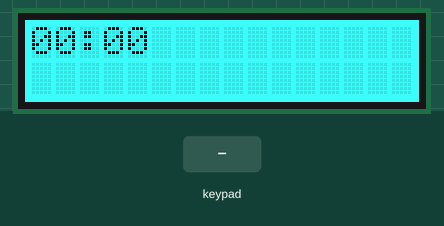
This sketch was run on a simulated Arduino Uno, built with avr-gcc and run on an emulated ATmega328P. Parts: 16×2 character LCD. Inputs (shaded band) come from the test bench. What the sketch prints to the serial monitor is not drawn.

Above: at 1.2 s.
1.3 s: key 'S' pressed
At 2.3 s:
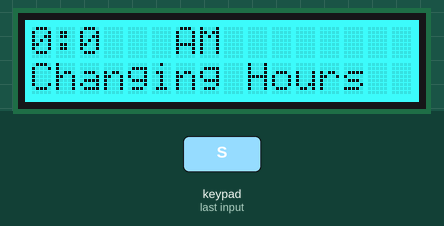
2.8 s: key 'R' pressed
At 4.0 s:
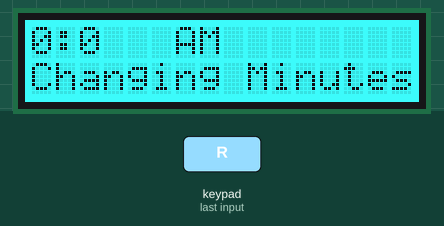
4.5 s: key 'L' pressed
At 4.63 s:
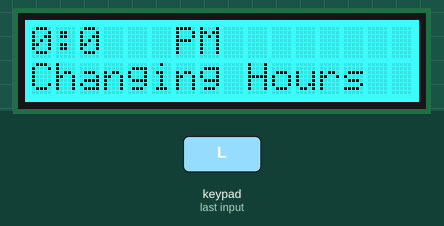
Timing chart, 0 to 7.5 s (numbered marks = the images above; inputs shaded):
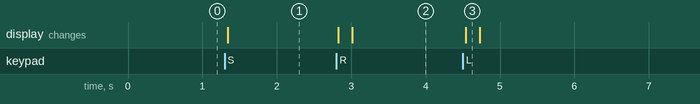

The sketch:

hw.ino
```cpp
#include <Wire.h>
#include <Adafruit_RGBLCDShield.h>
#include <utility/Adafruit_MCP23017.h>
#include <math.h>
Adafruit_RGBLCDShield lcd = Adafruit_RGBLCDShield();

// Select = 1
// Right = 2
// Down = 4
// Up = 8
// Left = 16

#define BUTTON_NONE 0b00000000
#define BUTTON_SELECT 0b00000001
#define BUTTON_RIGHT 0b00000010
#define BUTTON_DOWN 0b00000100
#define BUTTON_UP 0b00001000
#define BUTTON_LEFT 0b00010000

int hours = 00;
int mins = 00;
String AMvPM = "AM";

void setup() {
  Serial.begin(9600);
  Serial.println("Hello, World!");
  lcd.begin(16, 2);
  lcd.setCursor(0, 0);
  lcd.print("00:00");
  lcd.setCursor(0, 1);
  lcd.setBacklight(0b000000110);
}

String changeAMPM(){
  if (AMvPM=="AM"){
    AMvPM = "PM";
  }else{
    AMvPM = "AM";
  }
  return AMvPM;
}

int nextHour(){
  if (hours < 0){
    int temp = hours % -12;
    temp = sqrt(temp * temp);
    if (temp == 0){
      return 0;
    }
    return 12 - temp;
  }
  if (hours % 12 == 0){
    AMvPM = changeAMPM() ;
  }
  hours = hours % 12;
  return hours;
}

int nextMin(){
  if (mins < 0){
    int temp = mins % -60;
    temp = sqrt(temp * temp);
    if (temp == 0){return 0;}
    return 60 - temp;
    }
  mins = mins % 60;
  return mins;
}
bool select = true;

void printTime(){
  lcd.clear();
  lcd.setCursor(0,0);
  lcd.print(nextHour());
  lcd.print(":");
  lcd.print(nextMin());
  lcd.print("   ");
  lcd.print(AMvPM);
  lcd.setCursor(0, 1);
  if (select){lcd.print("Changing Hours");}
  else{lcd.print("Changing Minutes");}
}

// True = hours
// False = mins

void loop() {
  uint8_t buttons = lcd.readButtons();
  if (buttons){
    if (buttons & BUTTON_LEFT) {select = true;}
    if (buttons & BUTTON_RIGHT) {select = false;}
    if (select){
      lcd.print("Changing Hours");
      if (buttons & BUTTON_UP) {hours++;}
      if (buttons & BUTTON_DOWN) {hours--;}
    }
    else{
      if (buttons & BUTTON_UP) {mins++;}
      if (buttons & BUTTON_DOWN) {mins--;}
    }
    if(buttons & BUTTON_SELECT){
      Serial.print(nextHour());
      Serial.print(":");
      Serial.print(nextMin());
    }
    printTime();
  }
}
/*

1-
2-
3-
4-
5-
6-
7-
int nextHour(){
  if (hours < 0){
    int temp = hours % -24;
    temp = sqrt(temp * temp);
    if (temp == 0){
      return 0;
    }
    return 24 - temp;
  }
    hours = hours % 24;
    return hours;
}

int nextMin(){
  if (mins < 0){
    int temp = mins % -60;
    temp = sqrt(temp * temp);
    if (temp == 0){return 0;}
    return 60 - temp;
    }
  mins = mins % 60;
  return mins;
}
bool select = true;

void printTime(){
  lcd.clear();
  lcd.setCursor(0,0);
  lcd.print(nextHour());
  lcd.print(":");
  lcd.print(nextMin());
  lcd.setCursor(0, 1);
  if (select){lcd.print("Changing Hours");}
  else{lcd.print("Changing Minutes");}
}

// True = hours
// False = mins

void loop() {
  uint8_t buttons = lcd.readButtons();
  if (buttons){
    if (buttons & BUTTON_LEFT) {select = true;}
    if (buttons & BUTTON_RIGHT) {select = false;}
    if (select){
      lcd.print("Changing Hours");
      if (buttons & BUTTON_UP) {hours++;}
      if (buttons & BUTTON_DOWN) {hours--;}
    }
    else{
      if (buttons & BUTTON_UP) {mins++;}
      if (buttons & BUTTON_DOWN) {mins--;}
    }
    if(buttons & BUTTON_SELECT){
      Serial.print(nextHour());
      Serial.print(":");
      Serial.println(nextMin());
    }
    printTime();
  }
}


 */
```

Measured:
- after the input at 1.3 s, the display: changes at once (image 1)
- after the input at 2.8 s, the display: first changes at once (image 2 shows a later state)
- after the input at 4.5 s, the display: changes at once (image 3)
